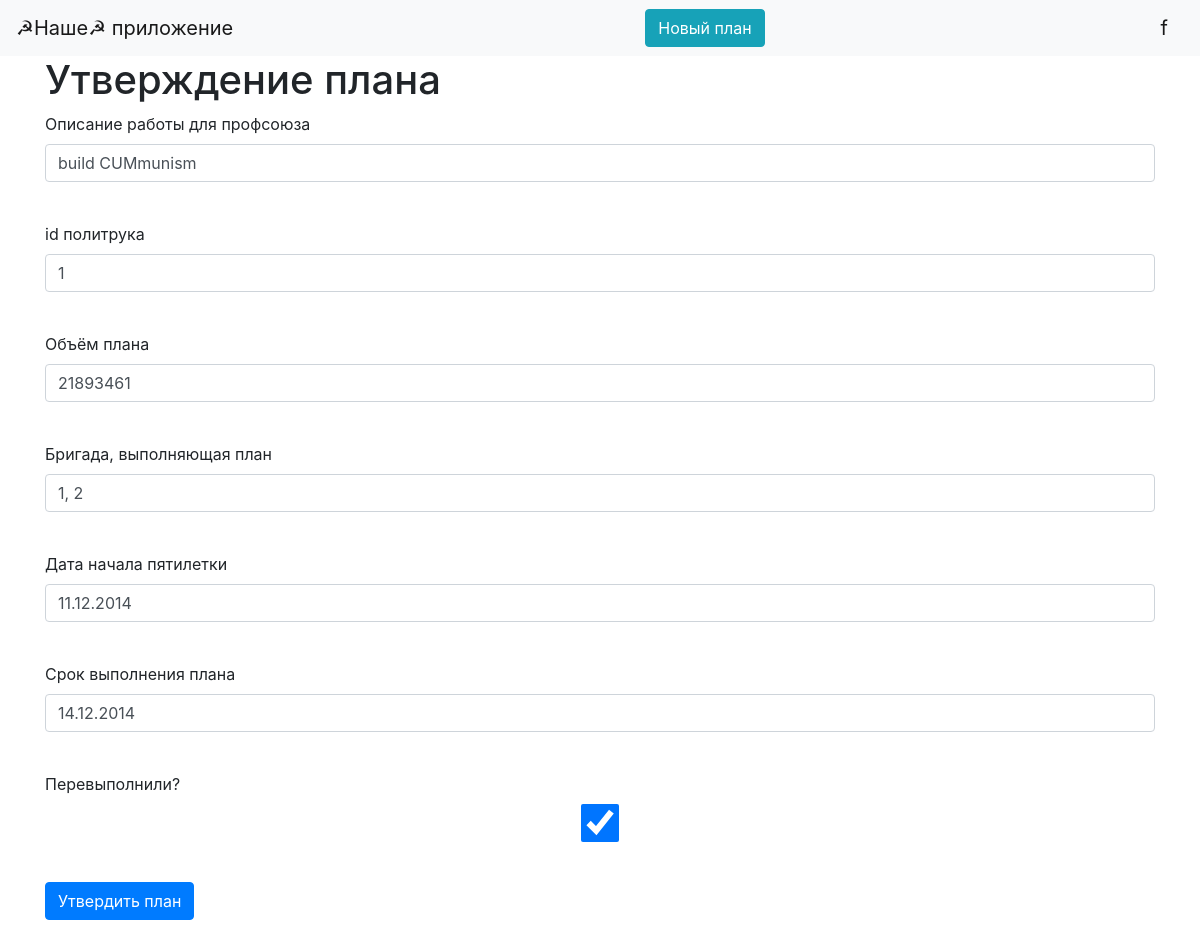
Screenshot of /edit_job/1 (signed in) with the database file from the repository.
### data/users.py (models this page shows, shortened)
class User(SqlAlchemyBase, UserMixin):
    __tablename__ = 'users'
    id = sqlalchemy.Column(sqlalchemy.Integer,
                           primary_key=True, autoincrement=True)
    surname = sqlalchemy.Column(sqlalchemy.String, nullable=True)
    name = sqlalchemy.Column(sqlalchemy.String, nullable=True)
    age = sqlalchemy.Column(sqlalchemy.Integer, nullable=True)
    position = sqlalchemy.Column(sqlalchemy.String, nullable=True)
    speciality = sqlalchemy.Column(sqlalchemy.String, nullable=True)
    address = sqlalchemy.Column(sqlalchemy.String, nullable=True)
    email = sqlalchemy.Column(sqlalchemy.String,
                              index=True, unique=True, nullable=True)
    hashed_password = sqlalchemy.Column(sqlalchemy.String, nullable=True)
    modified_date = sqlalchemy.Column(sqlalchemy.DateTime,
                                     default=datetime.datetime.now)
    jobs = orm.relation("Job")

### data/job.py (models this page shows)
class Job(SqlAlchemyBase, UserMixin):
    __tablename__ = 'jobs'
    id = sqlalchemy.Column(sqlalchemy.Integer,
                           primary_key=True, autoincrement=True)
    creater_id = sqlalchemy.Column(sqlalchemy.Integer, sqlalchemy.ForeignKey("users.id"), nullable=True)
    politryk_id = sqlalchemy.Column(sqlalchemy.Integer, nullable=True)
    name = sqlalchemy.Column(sqlalchemy.String, nullable=True)
    plan = sqlalchemy.Column(sqlalchemy.Integer, nullable=True)
    ids_tovarishei = sqlalchemy.Column(sqlalchemy.String, nullable=True)
    start_of_piatiletka = sqlalchemy.Column(sqlalchemy.String, nullable=True)
    end_of_piatiletka = sqlalchemy.Column(sqlalchemy.String, nullable=True)
    result_of_plan = sqlalchemy.Column(sqlalchemy.Boolean, nullable=True)
    user = orm.relation('User')

### flask_app.py (the view, shortened to what this page needs)
@app.route('/edit_job/<job_id>', methods=['GET', 'POST'])
@login_required
def edit_job(job_id):
    form = AddJobForm()
    if request.method == "GET":
        db_sess = db_session.create_session()
        job = db_sess.query(Job).filter(Job.id == job_id).first()
        print(123)
        if job:
            form.name.data = job.name
            form.politryk_id.data = job.politryk_id
            form.ids_tovarishei.data = job.ids_tovarishei
            form.plan.data = job.plan
            form.ids_tovarishei.data = job.ids_tovarishei
            form.start_of_piatiletka.data = job.start_of_piatiletka
            form.end_of_piatiletka.data = job.end_of_piatiletka
            form.result_of_plan.data = job.result_of_plan
        else:
            abort(404)
    return render_template('add_job.html', title='Да здравствует тов.Сталин! снова...', form=form,
                           form_items=[form.__dict__['_fields'][i] for i in list(form.__dict__['_fields'])[:-2]])

### forms/job_add.py
class AddJobForm(FlaskForm):
    name = StringField('Описание работы для профсоюза', validators=[DataRequired()])
    politryk_id = IntegerField('id политрука', validators=[DataRequired()])
    plan = IntegerField('Объём плана', validators=[DataRequired()])
    ids_tovarishei = StringField('Бригада, выполняющая план', validators=[DataRequired()])
    start_of_piatiletka = StringField('Дата начала пятилетки', validators=[DataRequired()])
    end_of_piatiletka = StringField('Срок выполнения плана', validators=[DataRequired()])
    result_of_plan = BooleanField('Перевыполнили?')
    submit = SubmitField('Утвердить план')

### data/db_session.py (called while the page is built)
def create_session() -> Session:
    global __factory
    return __factory()

### flask_app.py (called while the page is built)
@login_manager.user_loader
def load_user(user_id):
    db_sess = db_session.create_session()
    return db_sess.query(User).get(user_id)

### templates/add_job.html (shortened to what this page needs)
{% extends "base.html" %}
{% block content %}
<h1>Утверждение плана</h1>
<form action="" method="post">
    {% for item in form_items %}
    <p>
        {{ item.label }}<br>
        {{ item(class="form-control") }}<br>
    </p>
    {% endfor %}
    <p>{{ form.submit(type="submit", class="btn btn-primary") }}</p>
</form>
{% endblock %}

### templates/base.html (shortened to what this page needs)
<!doctype html>
<html lang="en">
<head>
    <link rel="stylesheet"
          href="https://stackpath.bootstrapcdn.com/bootstrap/4.4.1/css/bootstrap.min.css"
>
</head>
<body>
<header>
    <nav class="navbar navbar-light bg-light">
        <a class="navbar-brand" href="/">☭Наше☭ приложение</a>
        <a type="button" class="btn btn-info" href="/add_job">Новый план</a>
        {% if current_user.is_authenticated %}
            <a class="navbar-brand" href="/logout">{{ current_user.name }}</a>
        {% else %}
            <div class="btn-group" role="group" aria-label="Basic mixed styles example">
              <a type="button" class="btn btn-success" href="/login">Войти</a>
              <a type="button" class="btn btn-primary" href="/register">Зарегистрироваться</a>
            </div>
        {% endif %}
    </nav>
</header>
<main role="main" class="container">
    {% block content %}{% endblock %}
</main>
</body>
</html>

### rows the page displays
User: name "f"
Job: name "build CUMmunism" "1" "21893461" "1, 2" "11.12.2014" "14.12.2014" "☑"

### other values shown
{{ item.label }} "Описание работы для профсоюза" "id политрука" "Объём плана" "Бригада, выполняющая план" "Дата начала пятилетки" "Срок выполнения плана" "Перевыполнили?"
